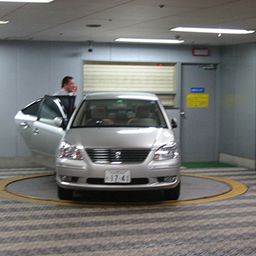
#> input picture ueb_02/images/db/train/cars/1137646735_2fb2752249.jpg, 256 x 256 px; its folder holds only this picture in this run
$ python svm.py
#> lines starting #> are read from the running program, lines starting #| are printed output that depends on the picture
import numpy as np
import cv2
import glob
from sklearn import svm
from sklearn.preprocessing import LabelEncoder


############################################################
#
#              Support Vector Machine
#              Image Classification
#
############################################################


# 1. Implement a SIFT feature extraction for a set of training images ./images/db/train/** (see 2.3 image retrieval)
# use ~15x15 keypoints on each image with subwindow of 21px (diameter)

def create_keypoints(w, h):
#> called with w = 15, h = 15
    keypoints = []
    keypointSize = 11

    # YOUR CODE HERE

    step = 4

    for y in range(0, h, step):
        for x in range(0, w, step):
            keypoints.append(cv2.KeyPoint(x, y, keypointSize))

    return keypoints

images = glob.glob('./images/db/train/*/*.jpg')

descriptors = []
image_paths = []
keypoints = create_keypoints(15, 15)
print(len(keypoints))

sift = cv2.SIFT_create()
for img_path in images:
    img = cv2.imread(img_path, cv2.IMREAD_GRAYSCALE)
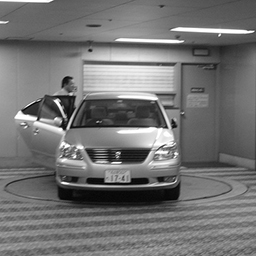
#> img: shape (256, 256); min 0, max 255, mean 114.5
    img = cv2.resize(img, (15, 15))
    _, desc = sift.compute(img, keypoints)
    if desc is not None:
        descriptors.append(desc.flatten())
        image_paths.append(img_path)
#> pass 2 of the loop `for img_path in images:`:
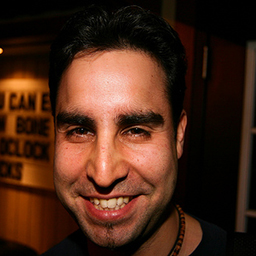
#> input picture ueb_02/images/db/train/faces/3573927657_df093bae27.jpg, 256 x 256 px
#> `img = cv2.imread(img_path, cv2.IMREAD_GRAYSCALE)`:
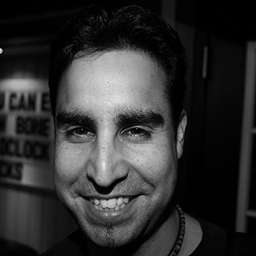
#> img: shape (256, 256); min 0, max 236, mean 48.3


# 2. each descriptor (set of features) need to be flattened in one vector
# That means you need a X_train matrix containing a shape of (num_train_images, num_keypoints*num_entry_per_keypoint)
# num_entry_per_keypoint = histogram orientations as talked about in class
# You also need a y_train vector containing the labels encoded as integers

X_train = np.array(descriptors)
labels = [path.split('/')[-2] for path in image_paths]

label_encoder = LabelEncoder()
y_train = label_encoder.fit_transform(labels)

print(f"X_train shape: {X_train.shape}")
#| X_train shape: (2, 2048)
print(f"y_train shape: {y_train.shape}")
print(f"Unique labels: {label_encoder.classes_}")

# 3. We use scikit-learn to train a SVM classifier - however you need to test with different kernel options to get
# good results for our dataset.

# Different kernels: 'linear', 'rbf', 'poly', 'sigmoid'
clf = svm.SVC(kernel='rbf', C=1.0, gamma='scale')  # gamma='auto' or 'scale' for rbf/poly

clf.fit(X_train, y_train)

# 4. We test on a variety of test images ./images/db/test/ by extracting an image descriptor
# the same way we did for the training (except for a single image now) and use .predict()
# to classify the image

test_images = glob.glob('./images/db/test/*.jpg')

for path in test_images:
    img = cv2.imread(path, cv2.IMREAD_GRAYSCALE)
    img = cv2.resize(img, (15, 15))
    _, desc = sift.compute(img, keypoints)

    if desc is not None:
        x_test = desc.flatten().reshape(1, -1)  # reshape for single prediction

        prediction = clf.predict(x_test)
        predicted_label = label_encoder.inverse_transform(prediction)[0]

        # 5. output the class + corresponding name
        print(f"Image: {path}")
        print(f"Predicted class: {predicted_label}")
    else:
        print("Desc is none")
